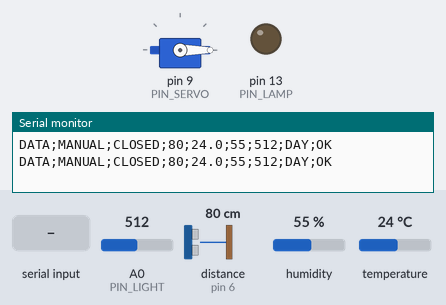
A sketch run on a simulated Arduino Uno, built with avr-gcc and run on an emulated ATmega328P. On the bench: servo, output pins drawn as LEDs (lit = HIGH), the last lines printed to the serial monitor. Wiring (inferred from the names in the program): ultrasonic range finder: trigger pin 7; echo pin 6. Inputs (shaded band) come from the test bench; at power-on: A0 (PIN_LIGHT) = 512, distance to the obstacle (sensor on pin 6) 80 cm, humidity 55 %, temperature 24 °C. The echo pulse lasts 58.3 µs per cm; pins used as bus, display or sensor lines are not drawn.

Above: at 1.2 s.
1.3 s: A0 (PIN_LIGHT) set to 306
2.8 s: A0 (PIN_LIGHT) set to 293
At 3.9 s:
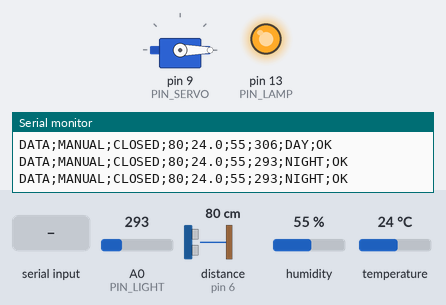
4.5 s: "O\n" received over Serial
At 5.4 s:
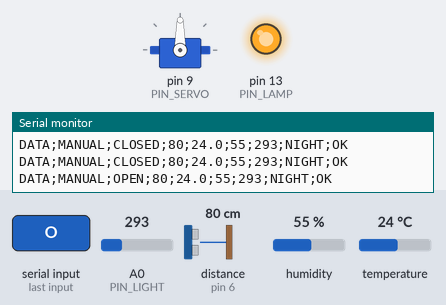
6.0 s: A0 (PIN_LIGHT) set to 510
At 6.5 s:
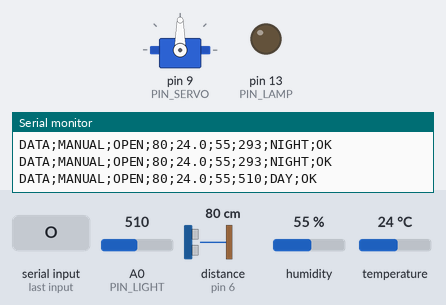
Timing chart, 0 to 9.0 s (numbered marks = the images above; inputs shaded):
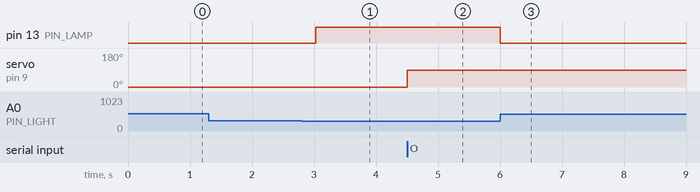

The sketch:

module.ino
```cpp
#include <Servo.h>
#include <DHT.h>

#define PIN_SERVO   9
#define PIN_DHT     2
#define PIN_TRIG    7
#define PIN_ECHO    6
#define PIN_LIGHT   A0
#define PIN_LAMP    13
#define TEMP_MAX    30
#define LIGHT_NIGHT 300
#define CAR_CM      20
#define OPEN        90
#define CLOSED      0

Servo servo;
DHT dht(PIN_DHT, DHT11);
bool autoMode = false;
bool isOpen = false;
float t, h;
int light;
long dist;
String status = "OK";
unsigned long lastRead = 0;

void setup() {
  Serial.begin(9600);
  servo.attach(PIN_SERVO);
  servo.write(CLOSED);
  dht.begin();
  pinMode(PIN_TRIG, OUTPUT);
  pinMode(PIN_ECHO, INPUT);
  pinMode(PIN_LAMP, OUTPUT);
}

void loop() {
  if (Serial.available()) command(Serial.readStringUntil('\n'));
  if (millis() - lastRead >= 500) {
    lastRead = millis();
    readSensors();
    if (autoMode && status == "OK") gate(dist < CAR_CM);
  }
}

void gate(bool open) {
  isOpen = open;
  servo.write(open ? OPEN : CLOSED);
}

void command(String cmd) {
  cmd.trim();
  if (cmd == "M") autoMode = false;
  else if (cmd == "A") autoMode = true;
  else if (cmd == "O" && !autoMode) gate(true);
  else if (cmd == "C" && !autoMode) gate(false);
  else if (cmd == "T") selfTest();
  else if (cmd == "R") { autoMode = false; gate(false); }
}

long readDist() {
  digitalWrite(PIN_TRIG, HIGH); delayMicroseconds(10); digitalWrite(PIN_TRIG, LOW);
  long us = pulseIn(PIN_ECHO, HIGH, 30000);
  return us == 0 ? 999 : us / 58;
}

void readSensors() {
  t = dht.readTemperature();
  h = dht.readHumidity();
  light = analogRead(PIN_LIGHT);
  dist = readDist();
  if (isnan(t) || isnan(h)) status = "NO_SIGNAL";
  else if (t > TEMP_MAX)    status = "OVERHEAT";
  else                      status = "OK";
  digitalWrite(PIN_LAMP, light < LIGHT_NIGHT);
  Serial.print("DATA;");
  Serial.print(autoMode ? "AUTO;" : "MANUAL;");
  Serial.print(isOpen ? "OPEN;" : "CLOSED;");
  Serial.print(dist);  Serial.print(";");
  Serial.print(t, 1);  Serial.print(";");
  Serial.print(h, 0);  Serial.print(";");
  Serial.print(light); Serial.print(";");
  Serial.print(light < LIGHT_NIGHT ? "NIGHT;" : "DAY;");
  Serial.println(status);
}

void selfTest() {
  Serial.println(isnan(dht.readTemperature()) ? "TEST;DHT11;FAIL нет сигнала" : "TEST;DHT11;OK");
  Serial.print("TEST;HC-SR04;"); Serial.println(readDist());
  Serial.print("TEST;LIGHT;");   Serial.println(analogRead(PIN_LIGHT));
  servo.write(OPEN); delay(700); servo.write(CLOSED); delay(700);
  gate(isOpen);
  Serial.println("TEST;SERVO;OK, проверить движение");
}
```

Measured:
- the behaviour switches between 300 and 299 on A0 (PIN_LIGHT) (found by bisection; images 0 and 1)
- after the input at 2.8 s, pin 13 (PIN_LAMP): LOW → HIGH after 0.23 s
- after the input at 4.5 s, servo on pin 9 (PIN_SERVO): 0° → 90° at once
- after the input at 6.0 s, pin 13 (PIN_LAMP): HIGH → LOW at once
